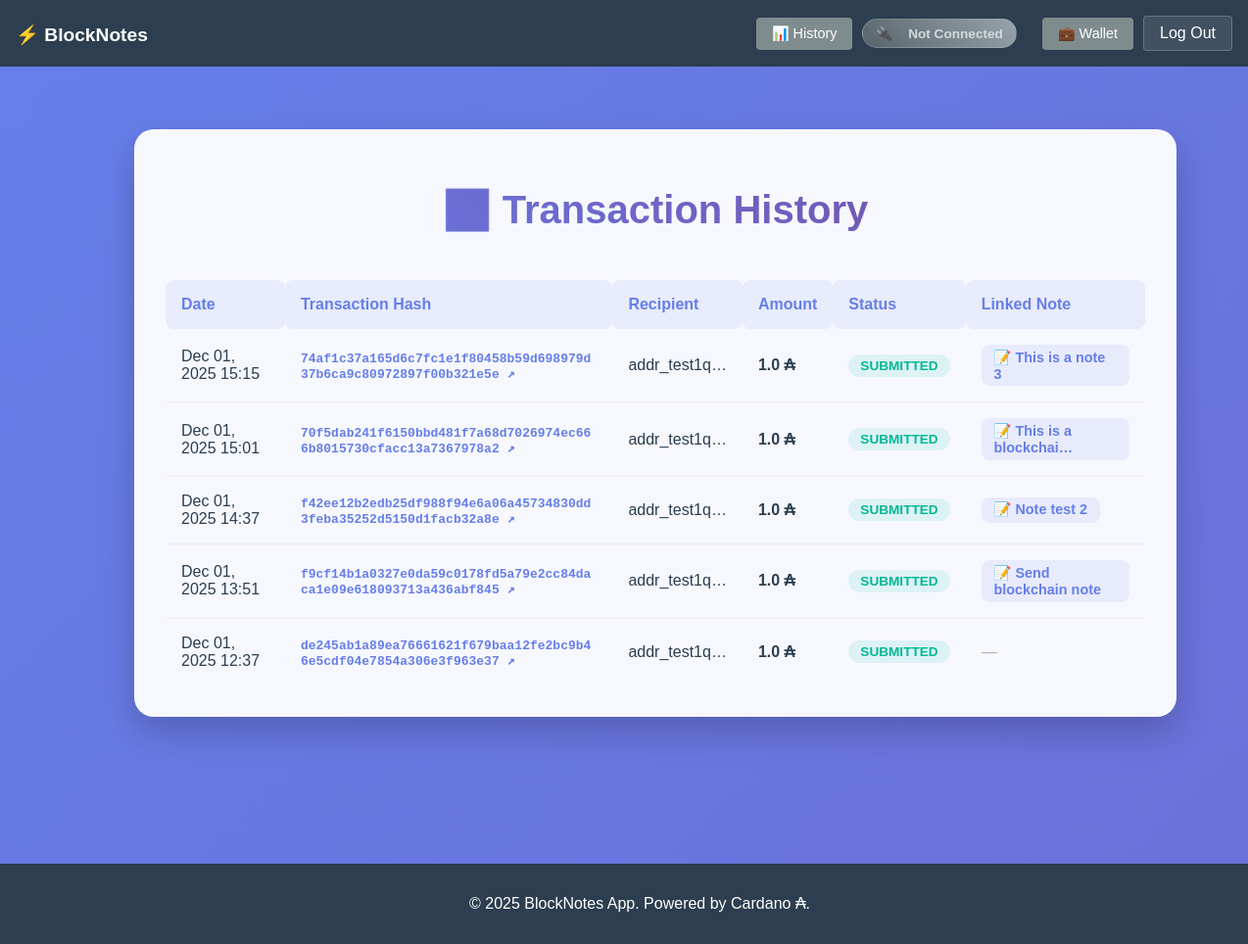
/history/ (signed in), run on the app's committed database.
### notes/models.py (models this page shows, shortened)
class Transaction(models.Model):
    STATUS_CHOICES = [
        ('pending', 'Pending'),
        ('submitted', 'Submitted'),
        ('confirmed', 'Confirmed'),
        ('failed', 'Failed'),
    ]
    user = models.ForeignKey(User, on_delete=models.CASCADE, related_name='transactions')
    tx_hash = models.CharField(max_length=64, unique=True, null=True, blank=True, db_index=True)
    recipient_address = models.CharField(max_length=103)
    amount_lovelace = models.BigIntegerField()
    status = models.CharField(max_length=20, choices=STATUS_CHOICES, default='pending', db_index=True)
    block_height = models.IntegerField(null=True, blank=True)
    slot = models.BigIntegerField(null=True, blank=True)
    error_message = models.TextField(null=True, blank=True)
    error_code = models.CharField(max_length=50, null=True, blank=True)
    created_at = models.DateTimeField(auto_now_add=True, db_index=True)
    submitted_at = models.DateTimeField(null=True, blank=True)
    confirmed_at = models.DateTimeField(null=True, blank=True)
    updated_at = models.DateTimeField(auto_now=True)
    class Meta:
        ordering = ['-created_at']
        indexes = [
            models.Index(fields=['user', '-created_at'], name='tx_user_created_idx'),
            models.Index(fields=['user', 'status'], name='tx_user_status_idx'),
            models.Index(fields=['status', 'created_at'], name='tx_status_created_idx'),
            models.Index(fields=['status', 'updated_at'], name='tx_status_updated_idx'),
            models.Index(fields=['tx_hash'], name='tx_hash_idx'),
            models.Index(fields=['user', 'status', '-created_at'], name='tx_user_status_created_idx'),
            models.Index(fields=['created_at', 'status'], name='tx_created_status_idx'),
        ]
    def get_amount_ada(self):
        return self.amount_lovelace / 1_000_000 if self.amount_lovelace else 0

class Note(models.Model):
    title = models.CharField(max_length=255)
    description = models.TextField() # TextField is better for long descriptions
    createdAt = models.DateTimeField(auto_now_add=True)
    updatedAt = models.DateTimeField(auto_now=True)
    createdBy = models.ForeignKey(User, on_delete=models.CASCADE, related_name="notes")
    transaction = models.OneToOneField(
        'Transaction',
        on_delete=models.SET_NULL,
        null=True,
        blank=True,
        related_name='note'
    )
    is_deleted = models.BooleanField(default=False)

### notes/views.py (the view)
# urls.py: path('history/', views.transaction_list_view, name='transaction_list'),
@login_required
def transaction_list_view(request):
    transactions = Transaction.objects.filter(user=request.user).order_by('-created_at')
    context = {
        'transactions': transactions,
        'blockfrost_api_key': settings.BLOCKFROST_PROJECT_ID
    }
    return render(request, 'notes/transaction_list.html', context)

### notes/templates/notes/transaction_list.html (shortened to what this page needs)
{% extends 'notes/base.html' %}
{% block content %}
<div class="modern-tx-container">
    <div class="modern-tx-card">
        <h1>📊 Transaction History</h1>
        {% if transactions %}
        <div class="tx-table-wrapper">
            <table class="tx-table">
                <thead>
                    <tr>
                        <th>Date</th>
                        <th>Transaction Hash</th>
                        <th>Recipient</th>
                        <th>Amount</th>
                        <th>Status</th>
                        <th>Linked Note</th>
                    </tr>
                </thead>
                <tbody>
                    {% for tx in transactions %}
                    <tr>
                        <td>{{ tx.created_at|date:"M d, Y H:i" }}</td>
                        <td>
                            {% if tx.tx_hash %}
                            <a href="https://preview.cardanoscan.io/transaction/{{ tx.tx_hash }}" target="_blank" class="tx-hash-link">
                                {{ tx.tx_hash }} ↗
                            </a>
                            {% else %}
                            <span class="text-muted">Pending...</span>
                            {% endif %}
                        </td>
                        <td>
                            <span title="{{ tx.recipient_address }}">
                                {{ tx.recipient_address|truncatechars:12 }}
                            </span>
                        </td>
                        <td style="font-weight: 600; color: #2c3e50;">
                            {{ tx.get_amount_ada }} ₳
                        </td>
                        <td>
                            <span class="tx-status {{ tx.status }}">
                                {{ tx.status }}
                            </span>
                        </td>
                        <td>
                            {% if tx.note %}
                                <a href="{% url 'notes:note_edit' tx.note.pk %}" class="note-link">
                                    📝 {{ tx.note.title|truncatechars:20 }}
                                </a>
                            {% else %}
                                <span style="color: #aaa;">—</span>
                            {% endif %}
                        </td>
                    </tr>
                    {% endfor %}
                </tbody>
            </table>
        </div>
        {% else %}
        <div class="empty-state">
            <h3>No transactions found</h3>
            <p>Transactions created via the Note form or Wallet Profile will appear here.</p>
            <a href="{% url 'notes:note_create' %}" class="btn btn-primary" style="margin-top: 1rem;">Create Note & Pay</a>
        </div>
        {% endif %}
    </div>
</div>
{% endblock %}

### notes/static/css/styles.css (style rules this page uses)
body { font-family: Arial, sans-serif; margin: 0; padding: 0; background-color: #f5f5f5; color: #333; }

### notes/templates/notes/transaction_list.html (style rules this page uses)
.modern-tx-container { background: linear-gradient(135deg, #667eea 0%, #764ba2 100%); background-size: 400% 400%; animation: gradientWave 8s ease infinite; min-height: 100vh; padding: 2rem; margin: -2rem -1rem 0 -1rem; position: relative; width: 100vw; margin-left: calc(-50vw + 50%); color: #2c3e50; }
.modern-tx-card { background: rgba(255, 255, 255, 0.95); backdrop-filter: blur(20px); border-radius: 20px; padding: 2rem; box-shadow: 0 15px 35px rgba(0, 0, 0, 0.2); max-width: 1000px; margin: 2rem auto; position: relative; z-index: 2; }
.modern-tx-card h1 { font-size: 2.5rem; font-weight: 800; text-align: center; margin-bottom: 2rem; background: linear-gradient(45deg, #667eea, #764ba2); -webkit-background-clip: text; -webkit-text-fill-color: transparent; }
.tx-table-wrapper { overflow-x: auto; }
.tx-table { width: 100%; border-collapse: collapse; margin-top: 1rem; }
.tx-table th { text-align: left; padding: 1rem; background: rgba(102, 126, 234, 0.1); color: #667eea; font-weight: 700; border-radius: 8px; }
.tx-table td { padding: 1rem; border-bottom: 1px solid #eee; vertical-align: middle; }
.tx-table tr:last-child td { border-bottom: none; }
.tx-status { display: inline-block; padding: 0.25rem 0.75rem; border-radius: 50px; font-size: 0.85rem; font-weight: 600; text-transform: uppercase; }
.tx-status.submitted { background: rgba(78, 205, 196, 0.15); color: #00b894; }
.tx-hash-link { color: #667eea; font-family: monospace; text-decoration: none; font-weight: 600; display: inline-flex; align-items: center; gap: 5px; word-break: break-all; white-space: normal; }
.note-link { display: inline-block; padding: 0.3rem 0.8rem; background: rgba(102, 126, 234, 0.1); color: #667eea; border-radius: 8px; text-decoration: none; font-size: 0.9rem; font-weight: 600; transition: all 0.3s ease; }

### data on the page
Transaction: created_at "Dec 01, 2025 15:15", tx_hash "74af1c37a165d6c7fc1e1f80458b59d698979d37b6ca9c80972897f00b321e5e", recipient_address "addr_test1q…", get_amount_ada "1.0", status "SUBMITTED", note "This is a note 3"
Transaction: created_at "Dec 01, 2025 15:01", tx_hash "70f5dab241f6150bbd481f7a68d7026974ec666b8015730cfacc13a7367978a2", recipient_address "addr_test1q…", get_amount_ada "1.0", status "SUBMITTED", note "This is a blockchai…"
Transaction: created_at "Dec 01, 2025 14:37", tx_hash "f42ee12b2edb25df988f94e6a06a45734830dd3feba35252d5150d1facb32a8e", recipient_address "addr_test1q…", get_amount_ada "1.0", status "SUBMITTED", note "Note test 2"
Transaction: created_at "Dec 01, 2025 13:51", tx_hash "f9cf14b1a0327e0da59c0178fd5a79e2cc84daca1e09e618093713a436abf845", recipient_address "addr_test1q…", get_amount_ada "1.0", status "SUBMITTED", note "Send blockchain note"
Transaction: created_at "Dec 01, 2025 12:37", tx_hash "de245ab1a89ea76661621f679baa12fe2bc9b46e5cdf04e7854a306e3f963e37", recipient_address "addr_test1q…", get_amount_ada "1.0", status "SUBMITTED"
